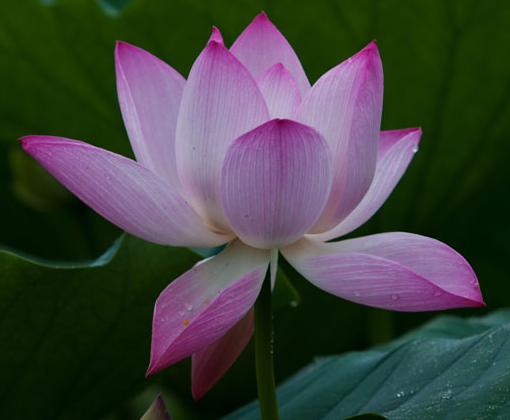
%> input picture university/digital-image-process/exp2/lotus.bmp, 510 x 420 px
$ octave Q7.m   (GNU Octave 9; MATLAB toolbox functions it lacks are replaced by stand-ins)
%> lines starting %> are read from the running program, lines starting %| are printed output that depends on the picture
clear
close all
clc
%% 拓展内容

image1 = imread("lotus.bmp");
%> image1 is the input picture: size 420x510x3 uint8; mean R, G, B 64.7, 67.3, 62.8
gray = rgb2gray(image1);

% 对以上处理变换参数，查看处理效果
grayAdjust = imadjust(gray, [0.4 0.6], [0 1]);
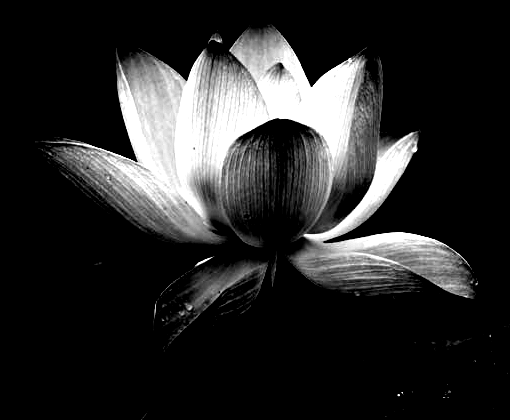
%> grayAdjust: size 420x510 uint8; min 0, max 255, mean 42.4
figure,imshow(grayAdjust),title("（9）分段线性变换——变换参数")

grayHisteq = histeq(gray,128);
figure,imshow(grayHisteq),title("（10）直方图均衡化——变换参数")

grayNoiseG = imnoise(gray, "gaussian", 0.15);
grayNoiseSP = imnoise(gray, "salt & pepper", 0.05);
grayNGFilt = medfilt2(grayNoiseG);
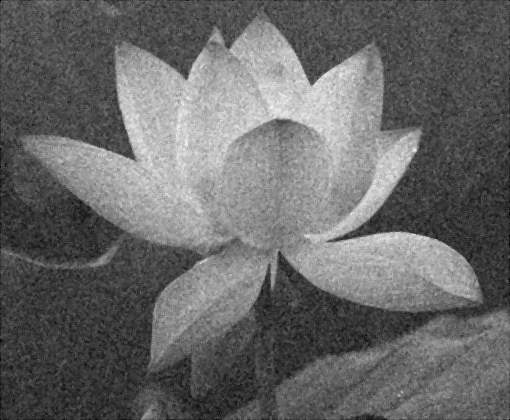
%> grayNGFilt: size 420x510 uint8; min 0, max 245, mean 104.1
grayNSPFilt = medfilt2(grayNoiseSP);
figure,imshow(grayNGFilt),title("（11）高斯噪声平滑——变换参数")
figure,imshow(grayNSPFilt),title("（12）椒盐噪声平滑——变换参数")

% 设计不同的平滑滤波、锐化滤波方法，查看处理效果
grayDouble = im2double(gray);
grayNoiseG = imnoise(grayDouble,'gaussian');
%> grayNoiseG: size 420x510 double

result1=filter2(fspecial('average',3),grayNoiseG);
figure,imshow(result1),title('（13）高斯噪声 3*3 均值滤波');

result2 = imfilter(grayNoiseG,fspecial('gaussian',[2*3+1 2*3+1],0.6),'conv');
figure,imshow(result2),title('（14）高斯噪声 sigmal = 0.6 高斯滤波');

result3 = medfilt2(grayNoiseG);
figure,imshow(result3),title('（15）高斯噪声 3*3 中值滤波');

H1=[1 0;0 -1];
H2=[0 1;-1 0];
R1=imfilter(gray,H1);
R2=imfilter(gray,H2);
edgeImage=abs(R1)+abs(R2);
sharpImage=gray+edgeImage;
figure,imshow(sharpImage),title('（16）Roberts 锐化图像');

H1=[-1 -1 -1;0 0 0;1 1 1];
H2=[-1 0 1;-1 0 1;-1 0 1];
R1=imfilter(gray,H1);
R2=imfilter(gray,H2);
edgeImage=abs(R1)+abs(R2);
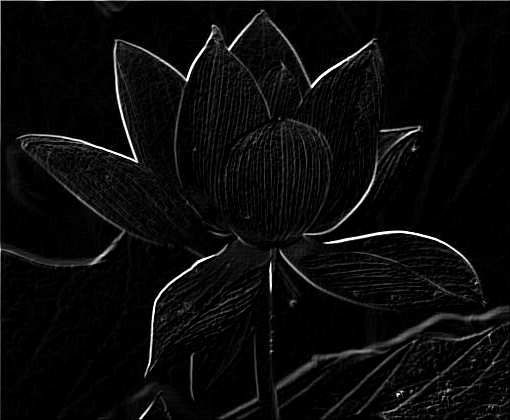
%> edgeImage: size 420x510 uint8; min 0, max 255, mean 10.7
sharpImage=gray+edgeImage;
figure,imshow(sharpImage),title('（17）Prewitt 锐化图像');

H = fspecial('laplacian',0);
R = imfilter(gray,H);
H1 = [0 -1 0;-1 5 -1;0 -1 0];
sharpImage = imfilter(gray,H1);
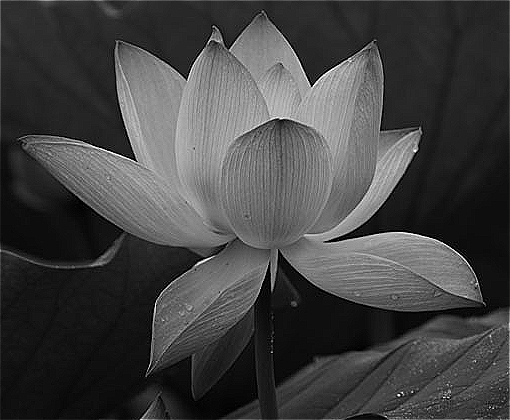
%> sharpImage: size 420x510 uint8; min 0, max 255, mean 66.5
figure,imshow(sharpImage),title('（18）Laplacian 锐化图像');

% 自行设计方法，实现对彩色图像增强处理
% 将RGB格式的图像转为HSV或者HSI格式，对于亮度值进行修改
HSV = rgb2hsv(image1);
%> HSV: size 420x510x3 double; mean H, S, V 0.475, 0.672, 0.33
V = HSV(:,:,3);
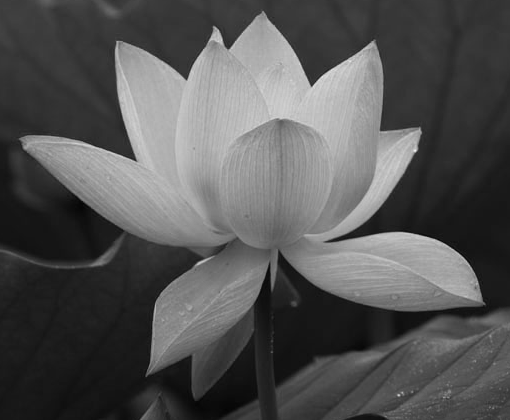
%> V: size 420x510 double; min 0.0118, max 0.941, mean 0.33
V = histeq(V);
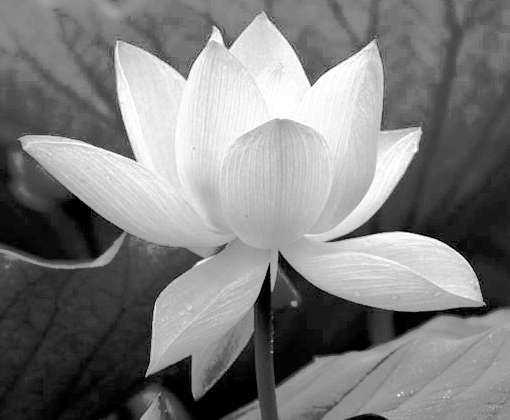
%> V: size 420x510 double; min 0, max 1, mean 0.497
HSV(:,:,3) = V;
%> HSV: size 420x510x3 double; mean H, S, V 0.475, 0.672, 0.497
image1Improved = hsv2rgb(HSV);
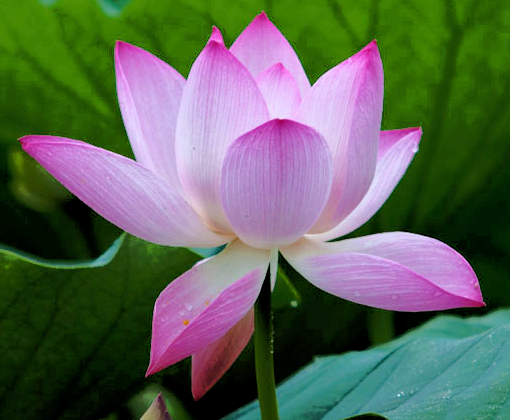
%> image1Improved: size 420x510x3 double; mean R, G, B 0.371, 0.405, 0.351
figure,imshow(image1Improved),title('（19）彩色图像增强处理');
